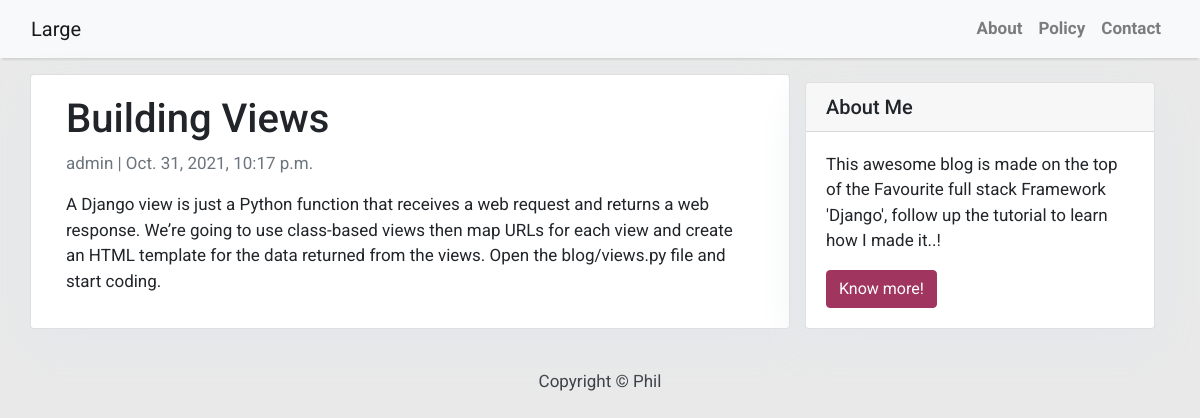
Page /building-views/ on the committed database.
### nodis_blog/models.py (models this page shows, shortened)
class Post(models.Model):
    title = models.CharField(max_length=255, unique=True)
    slug = models.SlugField(max_length=255, unique=True)
    content = models.TextField()
    created_on = models.DateTimeField(auto_now_add=True)
    updated_on = models.DateTimeField(auto_now=True)
    author = models.ForeignKey(User, on_delete=models.PROTECT)
    tags = models.ManyToManyField(Tag, blank=True)
    status = models.IntegerField(choices=STATUS, default=0)
    class Meta:
        ordering = ['-created_on']

### nodis_blog/views.py (the view)
# urls.py: path('<slug:slug>/', views.PostDetail.as_view(), name='post_detail'),
class PostDetail(generic.DetailView):
    model = Post
    template_name = 'post_detail.html'

### templates/post_detail.html
{% extends 'base.html' %} {% block content %}
<div class="container">
  <div class="row">
    <div class="col-md-8 card mb-4  mt-3 left  top">
      <div class="card-body">
        <h1>{% block title %} {{ object.title }} {% endblock title %}</h1>
        <p class=" text-muted">{{ post.author }} | {{ post.created_on }}</p>
        <p class="card-text ">{{ object.content | safe }}</p>
      </div>
    </div>
    {% block sidebar %} {% include 'sidebar.html' %} {% endblock sidebar %}
  </div>
</div>
{% endblock content %}

### templates/base.html (style rules this page uses)
body { font-family: "Roboto", sans-serif; font-size: 17px; background-color: #e9e9e9; }

### templates/sidebar.html (style rules this page uses)
.card { box-shadow: 0 16px 48px #E3E7EB; }

### rows in the picture
Post: title "Building Views", author "admin", created_on "Oct. 31, 2021, 10:17 p.m.", content "A Django view is just a Python function that receives a web request and returns a web response. We’re going to use class-based views then map URLs for each view and create an HTML template for the data returned from the views. Open the blog/views.py file and start coding."
